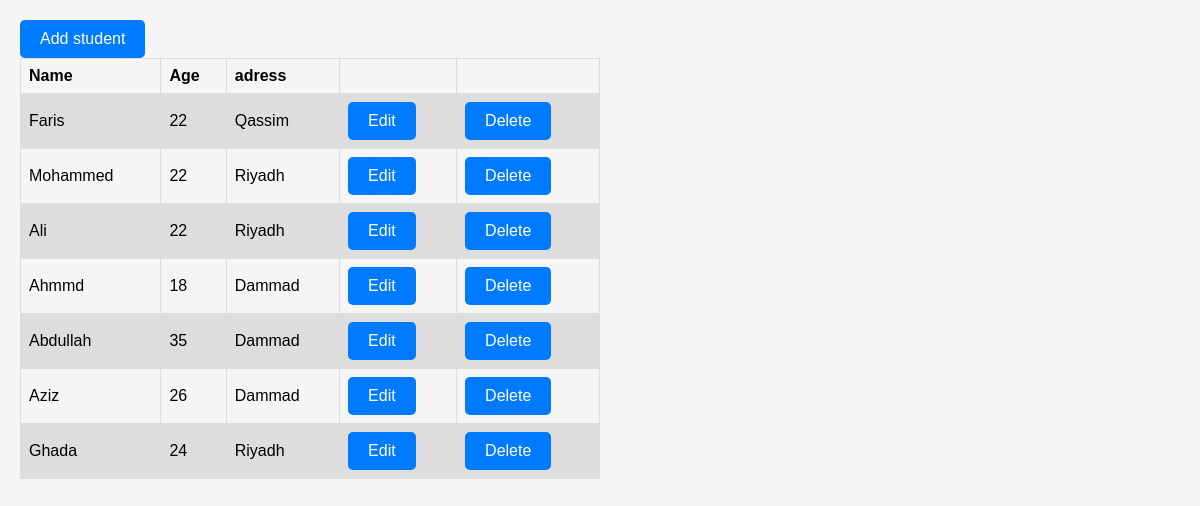
The app's page /books/lab10/listStudent with its own data.
### apps/bookmodule/models.py (models this page shows)
class Student(models.Model):
    name = models.CharField(max_length=50)
    age = models.IntegerField()
    adress = models.ForeignKey(Address,on_delete=models.CASCADE)

class Address(models.Model):
    city = models.CharField(max_length=100)
    def __str__(self):
        return self.city

### apps/bookmodule/views.py (the view)
# urls.py: path('lab10/listStudent', views.listStudent, name= "students.listStudent"),
def listStudent(request):
    students =Student.objects.all()
    return render(request,'bookmodule/listStudent.html',{'students':students})

### apps/templates/bookmodule/listStudent.html (shortened to what this page needs)
{% load static %}
<!DOCTYPE html>
<html lang="en">
<head>
    <link rel="stylesheet" href="{% static 'styles.css' %}">
</head>
<body>
    <a href="{%url 'students.addStudent'%}" class="button" >Add student</a>
    <br>
    <table>
        <tr>
            <th>Name</th>
            <th>Age</th>
            <th>adress</th>
            <th></th>
            <th></th>
        </tr>
        {% for student in students  %}
            <tr>
                <td>{{student.name}}</td>
                <td>{{student.age}}</td>
                <td>{{student.adress}}</td>
                <td><a href="{% url 'students.editStudent' student.id %}" class="button" >Edit</a></td>
                <td><a href="{% url 'students.deleteStudent' student.id %}"  class="button" >Delete</a></td>
            </tr>
        {% endfor %}
    </table>
</body>

### apps/static/styles.css (style rules this page uses)
body { font-family: Arial, sans-serif; margin: 0; padding: 20px; background-color: #f5f5f5; }
table { font-family: Arial, sans-serif; border-collapse: collapse; width: 50%; }
td, th { border: 1px solid #dddddd; text-align: left; padding: 8px; }
tr:nth-child(even) { background-color: #dddddd; }
.button { display: inline-block; padding: 10px 20px; color: #fff; background-color: #007bff; text-decoration: none; border-radius: 5px; border: none; font-size: 16px; text-align: center; cursor: pointer; }

### records on screen
Student: name "Faris", age "22", adress "Qassim"
Student: name "Mohammed", age "22", adress "Riyadh"
Student: name "Ali", age "22", adress "Riyadh"
Student: name "Ahmmd", age "18", adress "Dammad"
Student: name "Abdullah", age "35", adress "Dammad"
Student: name "Aziz", age "26", adress "Dammad"
Student: name "Ghada", age "24", adress "Riyadh"
